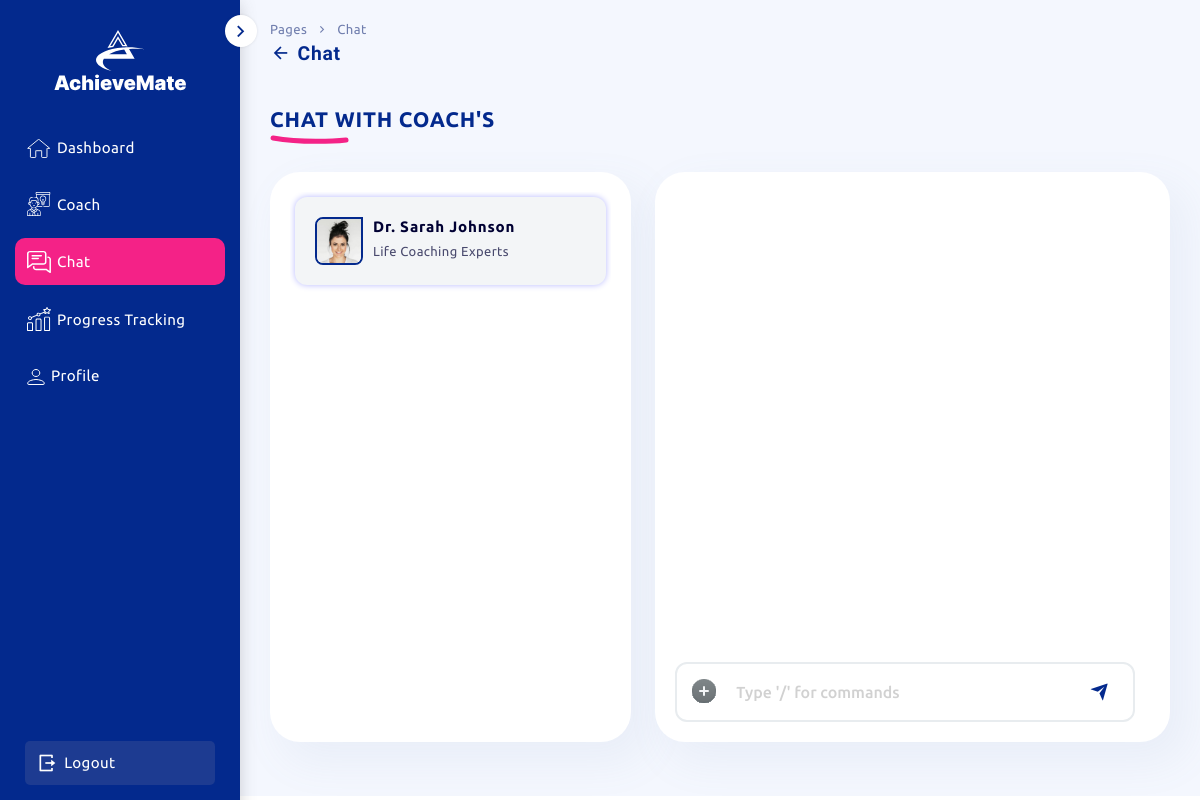
The app's page /chat_page/ (signed in) with its own data.
### achievemate_app/models.py (models this page shows, shortened)
class BaseModel(models.Model):
    TEST_DATA_CHOICES = (('0', 'no'), ('1', 'yes'),('2', 'default'))
    created_date = models.DateTimeField(auto_now_add=True)
    modified_date = models.DateTimeField(auto_now=True)
    is_deleted = models.BooleanField(default=False)
    is_testdata = models.CharField(max_length=1,default='1',choices=TEST_DATA_CHOICES,blank=True, null=True)
    class Meta:
        abstract = True

class AiCoach(BaseModel):
    coach_name = models.CharField(max_length=255, blank=True, null=True)
    coach_expertise = models.CharField(max_length=255, blank=True, null=True)
    coach_experience = models.CharField(max_length=255, blank=True, null=True)
    coach_about = models.TextField(blank=True, null=True)
    coach_degree = models.CharField(max_length=255, blank=True, null=True)
    coach_profile_image =models.FileField(upload_to='coach_profile_pic/',blank=True, null=True)
    coaching_types = models.TextField(blank=True, null=True)
    target_audience = models.TextField(blank=True, null=True)
    specialities = models.TextField(blank=True, null=True)
    languages = models.TextField(blank=True, null=True)
    rating = models.DecimalField(max_digits=10, decimal_places=2, blank=True, null=True)
    class Meta:
        managed = True
        db_table = 'ai_coach'
    def __str__(self):
        return self.coach_expertise+" "+ self.coach_name

### achievemate_app/views.py (the view)
    def wrapper(request, *args, **kwargs):
        if not request.user.is_authenticated:
            return redirect('index')  # Assuming 'index' is the name of your index URL
        return function(request, *args, **kwargs)

### achievemate_app/views.py (called while the page is built)
def login_required(function):
    def wrapper(request, *args, **kwargs):
        if not request.user.is_authenticated:
            return redirect('index')  # Assuming 'index' is the name of your index URL
        return function(request, *args, **kwargs)
    return wrapper

@login_required
def chat_page(request):
    coach_ids = Chat.objects.filter(user=request.user).values('coach_id').annotate(total=Count('coach_id')).values_list('coach_id', flat=True)
    coaches_data = AiCoach.objects.filter(id__in=coach_ids)
    for coach in coaches_data:
        coach.coach_about = mark_safe(coach.coach_about)
    print("current_chatted coaches--->",coaches_data)
    context={}
    context.update({'coaches_data':coaches_data})
    current_user=User.objects.get(id=request.user.id)
    user_stripe=UserStripe.objects.filter(user=current_user,is_active=True)
    if user_stripe:
        context.update({'is_subscribed':True})
    else:
        context.update({'is_subscribed':False})
    return render(request,"achievemate/dashboard/chat.html",context)

### achievemate_app/templates/achievemate/dashboard/chat.html (shortened to what this page needs)
{% extends "achievemate/dashboard/dashboard_base.html" %}
{% load static %}
{% block content %}
{% load custom_filters %}
    <section class="page-layout">
        <header class="header mobile_view_header">
            <div class="container-fluid">
                <div class="nav-main">
                    <div class="header-wrapper">
                        <span class="minimize_toggle">
                            <i class="ri-arrow-right-s-line"></i>
                        </span>
                    </div>
                </div>
            </div>
        </header>
         <div class="page-topbar">
            <div class="conteiner-fluid">
                <div class="row align-items-center">
                    <div class="col-12">
                        <div class="breadcrumb-wrap">
                            <nav aria-label="breadcrumb">
                                <ul class="breadcrumb">
                                    <li class="breadcrumb-item">Pages</li>
                                    <li class="breadcrumb-item" aria-current="page">Chat</li>
                                </ul>
                            </nav>
                            <div class="page-title">
                                <h2><a href="{% url 'dashboard' %}"><i class="ri-arrow-left-line"></i></a> Chat</h2>
                            </div>
                        </div>
                    </div>
                </div>
            </div>
        </div>
        <div class="main-content">
            <div class="row">
                <div class="col-12">
                    <div class="section-title">
                        <h4>CHAT WITH  coach's</h4>
                    </div>
                </div>
            </div>
            <div class="row g-4 mt-0">
                <div class="col-lg-12 col-xl-5 col-md-12">
                    <div class="row g-4">
                        <div class="col-12">
                            <div class="chat-owner-list">
                                <div class="chat-owner-body">
                                    <div class="row g-3">
                                        <div class="col-12">
                                            <div class="chat-sender-list">
                                                <ul>
                                                    {% for coach in coaches_data %}
                                                    <li class="view-chat {% if forloop.first %}first-item{% endif %}" data-coach-id="{{ coach.id }}">
                                                        <div class="chat-sender">
                                                            <div class="sender-img">
                                                                <img src="{{coach.coach_profile_image.url}}" alt="">
                                                            </div>
                                                            <div class="sender-massage">
                                                                <h5 class="sender-name">{{coach.coach_name}}</h5>
                                                                <p class="sender-text">{{coach.coach_expertise}}</p>
                                                            </div>
                                                        </div>
                                                    </li>
                                                    {% endfor %}
                                                </ul>
                                            </div>
                                        </div>
                                    </div>
                                </div>
                            </div>
                        </div>
                    </div>
                </div>
                <div class="col-lg-12 col-xl-7 col-md-12">
                    <div class="card chat-card">
                        <div class="card-body">
                            <div class="row">
                                <div class="col-12">
                                    <div class="chat-wrapper">
                                        <div class="usertalk-wrapper" id="messages">
                                        </div>
                                        <div class="chattype-wrapper">
                                            <div class="typeinput-wrapper">
                                                <div class="input-file-icon">
                                                    <div class="upload-btn-wrapper">
                                                        <button class="border-0 p-0 bg-transparent"><img src="{% static 'assets/img/icon/svg/input-file.svg' %}" alt="icon/input-file"></button>
                                                    </div>
                                                </div>
                                                <div class="input-main-input">
                                                    <input type="text" id='message-input' class="form-control" placeholder="Type '/' for commands">
                                                </div>
                                                <div class="chatsend-btn">
                                                    <a class="" id="send-btn">
                                                        <i class="ri-send-plane-fill"></i>
                                                    </a>
                                                </div>
                                            </div>
                                        </div>
                                    </div>
                                </div>
                            </div>
                        </div>
                    </div>
                </div>
            </div>
        </div>
    </section>
    {% endblock %}

### achievemate_app/static/assets/css/styles.css (style rules this page uses)
.form-control::placeholder { color: #8c97ac; }
.main-content .section-title h4 { text-transform: uppercase; color: var(--mcolor); margin-bottom: 15px; }
.chat-card .card-body { padding: 0; }
.chat-card, .chat-owner-body { padding: 20px; border: unset; background-color: var(--white); box-shadow: 14px 17px 40px 4px rgb(112 144 176 / 8%); border-radius: 30px; }
.chat-sender-list { max-height: calc(100vh - 270px); min-height: calc(100vh - 270px); overflow: auto; padding: 5px; }
.chat-sender-list ul li { padding: 20px 20px; border-radius: 16px; cursor: pointer; box-shadow: 0px 0px 6px 0px #b7b9ff; border-radius: 12px; cursor: pointer; }
.chat-sender-list li.view-chat { background-color: #f3f5f7; }
.chat-sender { display: flex; gap: 10px; }
.chat-sender .sender-img { max-width: 48px; min-width: 48px; max-height: 48px; min-height: 48px; border-radius: 8px 0px 8px 8px; overflow: hidden; border: 2px solid var(--mcolor); }
.chat-sender .sender-img img { width: 100%; height: 100%; object-fit: cover; }
.sender-massage { flex-grow: 1; }
.sender-massage .sender-name { font-size: calc(14px + 2 * (100vw - 320px) / 1600); line-height: 1.3; color: var(--black); margin: 0; display: flex; justify-content: space-between; gap: 5px; }
.sender-massage .sender-text { font-size: 13px; line-height: 1.5; color: var(--black-700); margin-bottom: 0px; margin-top: 5px; }
.usertalk-wrapper { padding-block: 14px; min-height: calc(100vh - 330px); max-height: calc(100vh - 330px); overflow: auto; display: flex; flex-flow: column nowrap; }
.chattype-wrapper { display: flex; align-items: center; flex: 1; justify-content: space-between; }
.chattype-wrapper .typeinput-wrapper { width: 100%; max-width: 100%; position: relative; display: flex; align-items: center; margin-right: 15px; border: 2px solid #e8ecef; border-radius: 12px; padding: 12px 15px; }
.typeinput-wrapper input { border: none; font-size: 16px; line-height: 1.5; padding: 0; }
.typeinput-wrapper .input-main-input { padding-inline: 20px; flex-grow: 1; }
.upload-btn-wrapper { position: relative; overflow: hidden; display: inline-block; }
.typeinput-wrapper input::placeholder { color: #d1d1d1; }
.chatsend-btn a { width: 100%; display: inline-flex; align-items: center; justify-content: center; cursor: pointer; gap: 5px; border-radius: 2em; padding: 6px 8px; transition: var(--tran-02); color: var(--mcolor); font-size: 20px; }

### records on screen
AiCoach: coach_profile_image (picture), coach_name "Dr. Sarah Johnson", coach_expertise "Life Coaching Experts"
